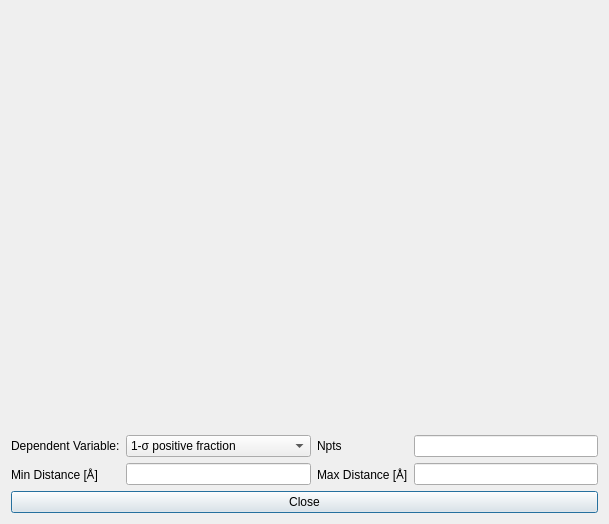
<?xml version="1.0" encoding="UTF-8"?>
<ui version="4.0">
 <class>DmaxExplorer</class>
 <widget class="QDialog" name="DmaxExplorer">
  <property name="geometry">
   <rect>
    <x>0</x>
    <y>0</y>
    <width>609</width>
    <height>524</height>
   </rect>
  </property>
  <property name="windowTitle">
   <string>Dialog</string>
  </property>
  <layout class="QGridLayout" name="gridLayout_2">
   <item row="0" column="0">
    <layout class="QVBoxLayout" name="verticalLayout">
     <item>
      <spacer name="verticalSpacer">
       <property name="orientation">
        <enum>Qt::Vertical</enum>
       </property>
       <property name="sizeHint" stdset="0">
        <size>
         <width>20</width>
         <height>40</height>
        </size>
       </property>
      </spacer>
     </item>
     <item>
      <layout class="QGridLayout" name="gridLayout">
       <item row="1" column="2">
        <widget class="QLabel" name="label_4">
         <property name="text">
          <string>Max Distance [Å]</string>
         </property>
        </widget>
       </item>
       <item row="1" column="3">
        <widget class="QLineEdit" name="maxDist"/>
       </item>
       <item row="0" column="2">
        <widget class="QLabel" name="label_2">
         <property name="text">
          <string>Npts</string>
         </property>
        </widget>
       </item>
       <item row="0" column="3">
        <widget class="QLineEdit" name="Npts"/>
       </item>
       <item row="0" column="0">
        <widget class="QLabel" name="label">
         <property name="text">
          <string>Dependent Variable:</string>
         </property>
        </widget>
       </item>
       <item row="1" column="1">
        <widget class="QLineEdit" name="minDist"/>
       </item>
       <item row="0" column="1">
        <widget class="QComboBox" name="dependentVariable">
         <item>
          <property name="text">
           <string>1-σ positive fraction</string>
          </property>
         </item>
         <item>
          <property name="text">
           <string>χ²/dof</string>
          </property>
         </item>
         <item>
          <property name="text">
           <string>I(Q=0)</string>
          </property>
         </item>
         <item>
          <property name="text">
           <string>Rg</string>
          </property>
         </item>
         <item>
          <property name="text">
           <string>Oscillation parameter</string>
          </property>
         </item>
         <item>
          <property name="text">
           <string>Background</string>
          </property>
         </item>
         <item>
          <property name="text">
           <string>Positive Fraction</string>
          </property>
         </item>
        </widget>
       </item>
       <item row="1" column="0">
        <widget class="QLabel" name="label_3">
         <property name="text">
          <string>Min Distance [Å]</string>
         </property>
        </widget>
       </item>
       <item row="2" column="0" colspan="4">
        <widget class="QPushButton" name="closeButton">
         <property name="text">
          <string>Close</string>
         </property>
        </widget>
       </item>
      </layout>
     </item>
    </layout>
   </item>
  </layout>
 </widget>
 <resources/>
 <connections/>
</ui>
